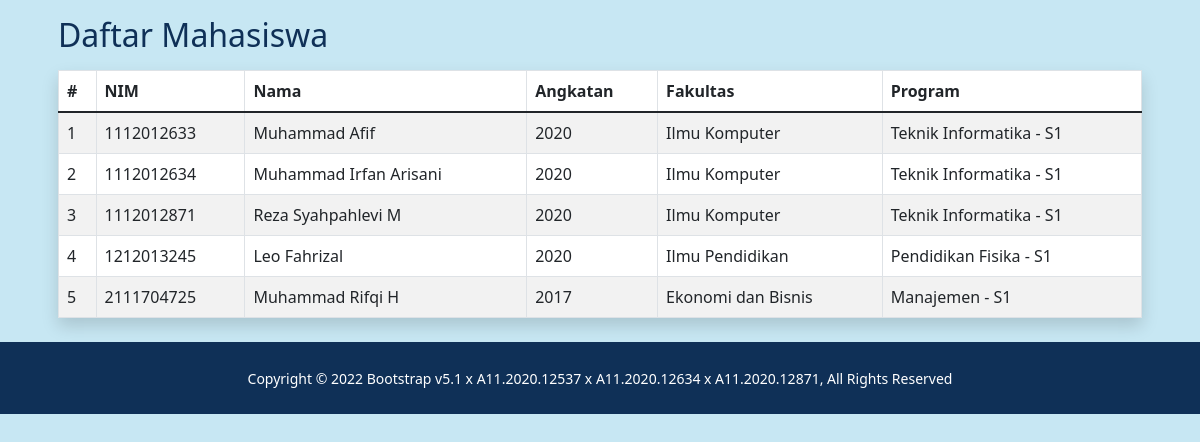
/mvc_tugaskelompok/public/index.php, run on the app's committed database.
### tables this page shows
CREATE TABLE `mahasiswa` (
  `nim` int(10) NOT NULL,
  `nama` varchar(100) NOT NULL,
  `angkatan` int(4) NOT NULL,
  `fakultas` varchar(100) NOT NULL,
  `program` varchar(100) NOT NULL
);

### mvc_tugaskelompok/app/core/Controller.php (called while the page is built, shortened)
<?php
class Controller {
    public function view($view, $data = [])
    {
        require_once "../app/views/" . $view . ".php";
    }
};

### mvc_tugaskelompok/app/controllers/Home.php (called while the page is built)
<?php
class Home extends Controller {
    public function index()
    {
        $data["judul"] = "Daftar Mahasiswa";
        $data["mahasiswa"] = $this->model("Index_model")->getAllMhs();
        $this->view("templates/header", $data);
        $this->view("home/index", $data);
        $this->view("templates/footer");
    }
}

### mvc_tugaskelompok/app/core/App.php (called while the page is built, shortened)
<?php
class App {
    protected $method = "index";
    protected $params = [];
    public function __construct()
    {
        $this->controller = new $this->controller;
        call_user_func_array([$this->controller, $this->method], $this->params);
    }
};

### mvc_tugaskelompok/public/index.php (called while the page is built, shortened)
<?php
$app = new App;

### mvc_tugaskelompok/app/models/Main_model.php (called while the page is built, shortened)
<?php
class Main_model {
    public $connection;
    public function __construct() {
        $this->connection = new mysqli(server, user, pass, db);
    }
    public function all() {
        $sql = "select * from mahasiswa";
        $hasil = $this->connection->query($sql);
        return $hasil;
    }
}

### mvc_tugaskelompok/app/models/Index_model.php (called while the page is built)
<?php
require_once("Main_model.php");
class Index_model extends Main_model{
    public function getAllMhs()
    {
        return $this->all();
    }
}

### mvc_tugaskelompok/app/views/home/index.php (the view)
<div class="container">
    <h2 class="m-3">Daftar Mahasiswa</h2>
    <div class="row-article m-3 mb-4">
        <table class="table table-bordered table-hover table-striped bg-white shadow">
            <thead>
                <tr>
                    <th>#</th>
                    <th>NIM</th>
                    <th>Nama</th>
                    <th>Angkatan</th>
                    <th>Fakultas</th>
                    <th>Program</th>
                </tr>
            </thead>
            <tbody>
                <?php
                $i = 1;
                while ($hasil = mysqli_fetch_array($data["mahasiswa"])) {
                ?>
                <tr>
                    <td><?php echo $i; ?></td>
                    <td><?php echo $hasil["nim"]; ?></td>
                    <td><?php echo $hasil["nama"]; ?></td>
                    <td><?php echo $hasil["angkatan"]; ?></td>
                    <td><?php echo $hasil["fakultas"]; ?></td>
                    <td><?php echo $hasil["program"]; ?></td>
                </tr>
                <?php $i++; } ?>
            </tbody>
        </table>
    </div>
</div>

### mvc_tugaskelompok/app/views/templates/header.php (shortened to what this page needs)
<!DOCTYPE html>
<html lang="en">
    <head>
        <link href="<?php echo BASEURL; ?>app/views/assets/css/bootstrap.min.css" rel="stylesheet">
        <link href="<?php echo BASEURL; ?>app/views/assets/css/additional.css" rel="stylesheet" >
    </head>
    <body>

### mvc_tugaskelompok/app/views/templates/footer.php (shortened to what this page needs)
<footer id="sticky-footer" class="flex-shrink-0 py-4 text-white">
    <div class="container text-center">
        <small>Copyright &copy; 2022 Bootstrap v5.1 x A11.2020.12537 x A11.2020.12634 x A11.2020.12871, All Rights Reserved</small>
    </div>
    </footer>
</body>
</html>

### mvc_tugaskelompok/app/views/assets/css/additional.css (style rules this page uses)
body, nav { color: #0F3057 !important; }
body { background-color: #c7e7f3; }
footer { background-color: #0F3057; }

### data on the page
mahasiswa: nim "1112012633", nama "Muhammad Afif", angkatan "2020", fakultas "Ilmu Komputer", program "Teknik Informatika - S1"
mahasiswa: nim "1112012634", nama "Muhammad Irfan Arisani", angkatan "2020", fakultas "Ilmu Komputer", program "Teknik Informatika - S1"
mahasiswa: nim "1112012871", nama "Reza Syahpahlevi M", angkatan "2020", fakultas "Ilmu Komputer", program "Teknik Informatika - S1"
mahasiswa: nim "1212013245", nama "Leo Fahrizal", angkatan "2020", fakultas "Ilmu Pendidikan", program "Pendidikan Fisika - S1"
mahasiswa: nim "2111704725", nama "Muhammad Rifqi H", angkatan "2017", fakultas "Ekonomi dan Bisnis", program "Manajemen - S1"
